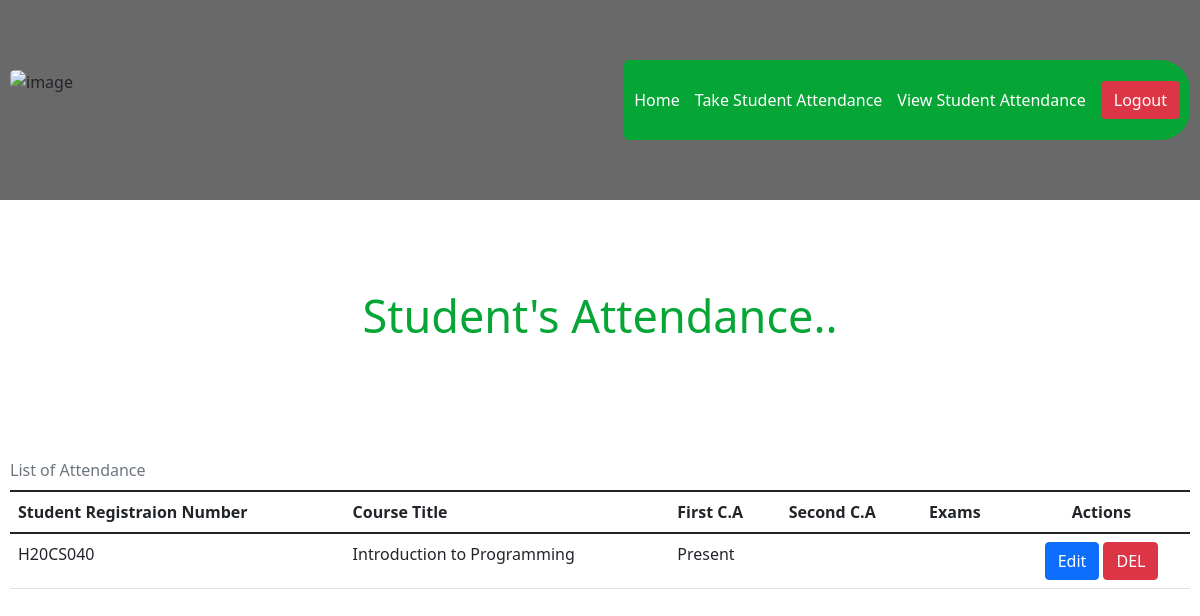
The app's page /view-student-attendance (signed in) with its own data.
### aams/models.py (models this page shows, shortened)
class Attendance(models.Model):
    lecturer = models.CharField(max_length=1000, default=0)
    course_title = models.CharField(max_length=1000, blank=True)
    student_regis = models.CharField(max_length=1000, blank=True)
    first_CA = models.CharField(max_length=1000, blank=True)
    second_CA = models.CharField(max_length=1000, blank=True)
    exams = models.CharField(max_length=1000, blank=True)

### aams/views.py (the view)
# urls.py: path('view-student-attendance', views.view_student_attendance, name='view-student-attendance'),
@login_required(login_url='lecturer-login')
def view_student_attendance(request):
    current_lecturer = User.objects.get(username=request.user)
    lecturer = Attendance.objects.filter(lecturer=current_lecturer)
    context = {
        'lecturer':lecturer,
    }
    return render(request, 'view-student-attendance.html', context)

### templates/view-student-attendance.html (shortened to what this page needs)
<!DOCTYPE html>
<html lang="en">
<head>
    <link rel="stylesheet" href="../static/bootstrap/css/bootstrap.min.css">
    <link rel="stylesheet" href="../static/css/style.css">
</head>
<body>
    <div class="bodycontainer">
        <div class="first_content_header">
            <div class="header">
                <div class="img">
                    <img src="../static/images/logo.jpeg" alt="image">
                </div>
                <div class="content">
                    <div class="nav-bar">
                        <a href="/lecturer-page">Home</a>
                        <a href="/level">Take Student Attendance</a>
                        <a href="/view-student-attendance">View Student Attendance</a>
                        <a href="/lecturer-logout" class="btn btn-danger">Logout</a>
                    </div>
                </div>
            </div>
        </div>
        <div class="body-content">
            <div class="discription">
                <h3>
                    student's attendance..
                </h3>
            </div>
        </div>
        <div class="table">
            <table class="table caption-top">
                <caption>List of Attendance</caption>
                <thead>
                  <tr>
                    <th scope="col">Student Registraion Number</th>
                    <th scope="col">Course Title</th>
                    <th scope="col">First C.A</th>
                    <th scope="col">Second C.A</th>
                    <th scope="col">Exams</th>
                    <th scope="col" class="text-center">Actions</th>
                  </tr>
                </thead>
                <tbody>
                {% for lec in lecturer %}
                  <tr>
                    <td>{{lec.student_regis}}</td>
                    <td>{{lec.course_title}}</td>
                    <td>{{lec.first_CA}}</td>
                    <td>{{lec.second_CA}}</td>
                    <td>{{lec.exams}}</td>
                    <td class="text-center">
                        <a href="/update/{{ lec.id }}" class="btn btn-primary">Edit</a>
                        <a href="/request-for-delete/{{ lec.id }}" class="btn btn-danger">DEL</a>
                    </td>
                  </tr>
                {% endfor %}
                </tbody>
              </table>
        </div>
    </div>
</body>
</html>

### static/css/style.css (style rules this page uses)
.img { display: flex; align-items: center; justify-content: center; }
.img img { height: 100px; width: 200px; border-radius: 5px; }
.header { display: flex; justify-content: space-between; padding: 10px; background-color: dimgray; height: 25vh; }
.content { display: flex; align-items: center; justify-content: center; }
.nav-bar { display: flex; align-items: center; justify-content: center; gap: 15px; background-color: rgb(6, 166, 54); height: 10vh; padding: 10px; border-radius: 5px 30px 30px 5px; }
.nav-bar a { text-decoration: none; color: #fff; }
.body-content { display: flex; align-items: center; justify-content: center; }
.body-content .discription { display: flex; align-items: center; justify-content: center; height: 30vh; }
.body-content .discription h3 { color: rgb(6, 166, 54); font-size: 45px; text-align: center; text-transform: capitalize; }

### templates/view-student-attendance.html (style rules this page uses)
.img img { height: 60px; width: 100px; border-radius: 5px; }
.table { padding: 10px; }

### records on screen
Attendance: student_regis "H20CS040", course_title "Introduction to Programming", first_CA "Present"
